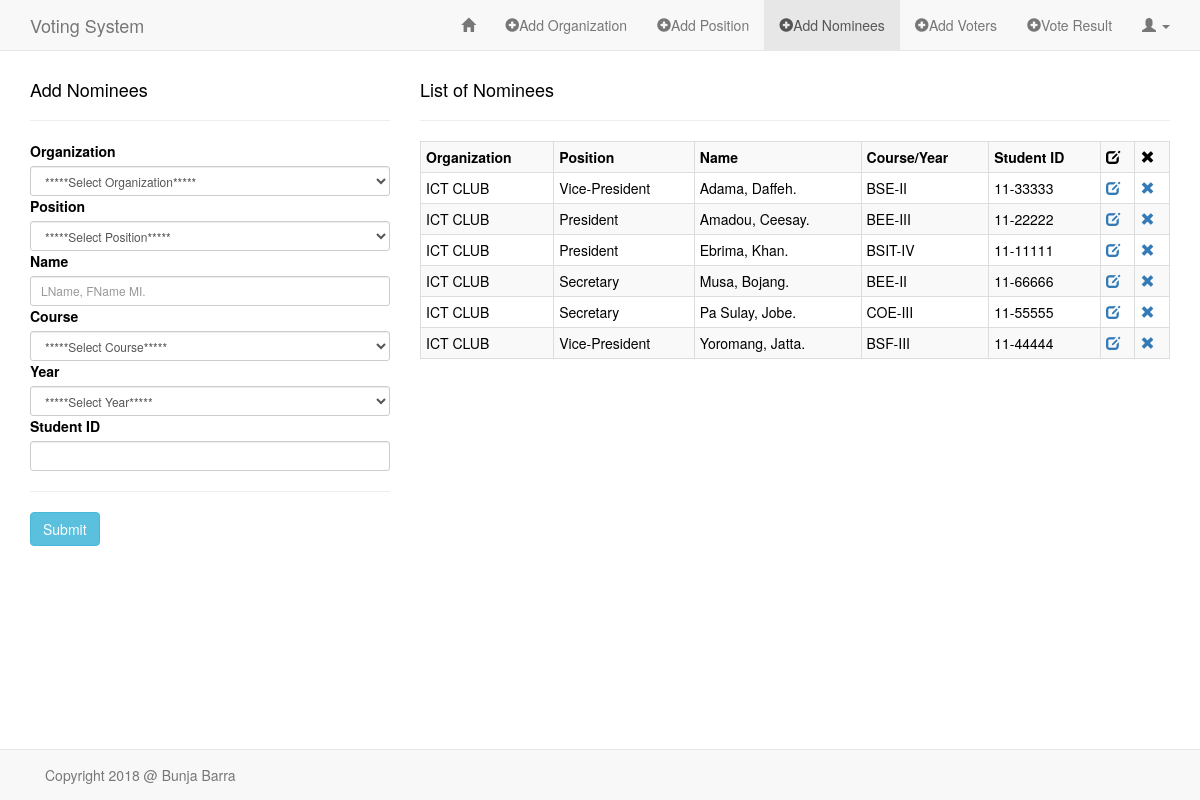
/sandbox/add_nominees.php (signed in), run on the app's committed database.
### tables this page shows
CREATE TABLE IF NOT EXISTS `nominees` (
  `id` int(11) NOT NULL AUTO_INCREMENT,
  `org` varchar(60) NOT NULL,
  `pos` varchar(60) NOT NULL,
  `name` varchar(60) NOT NULL,
  `course` varchar(60) NOT NULL,
  `year` varchar(3) NOT NULL,
  `stud_id` varchar(60) NOT NULL,
  PRIMARY KEY (`id`)
);

### sandbox/classes/Organization.php (called while the page is built, shortened)
<?php
class Organization
{
    public function READ_ORG()
    {
        global $db;
        $sql = "SELECT * FROM organization";
        if (!$stmt = $db->prepare($sql)) {
            echo $stmt->error;
        } else {
            $stmt->execute();
            $result = $stmt->get_result();
        }
        return $result;
    }
}

### sandbox/classes/Nominees.php (called while the page is built, shortened)
<?php
class Nominees
{
    public function READ_NOMINEE()
    {
        global $db;
        $sql = "SELECT *
                FROM nominees
                ORDER BY name ASC";
        if (!$stmt = $db->prepare($sql)) {
            echo $stmt->error;
        } else {
            $stmt->execute();
            $result = $stmt->get_result();
        }
        return $result;
    }
}

### sandbox/add_nominees.php (the view, shortened to what this page needs)
<?php
require("../config/db.php");
require("classes/Organization.php");
require("classes/Nominees.php");
?>
<!DOCTYPE HTML>
<html lang="en-US">
<head>
    <link rel="stylesheet" href="../assets/css/bootstrap.min.css">
    <link rel="stylesheet" href="../assets/css/style_admin.css">
</head>
<body>
<nav class="navbar navbar-default navbar-fixed-top" role="navigation">
    <div class="container">
        <div class="navbar-header">
            <a class="navbar-brand" href="index.php">Voting System</a>
        </div>
        <div class="collapse navbar-collapse" id="bs-example-navbar-collapse-1">
            <ul class="nav navbar-nav navbar-right">
                <li><a href="admin_page.php"><span class="glyphicon glyphicon-home"></span></a></li>
                <li><a href="add_org.php"><span class="glyphicon glyphicon-plus-sign"></span>Add Organization</a></li>
                <li><a href="add_pos.php"><span class="glyphicon glyphicon-plus-sign"></span>Add Position</a></li>
                <li class="active"><a href="add_nominees.php"><span class="glyphicon glyphicon-plus-sign"></span>Add Nominees</a></li>
                <li><a href="add_voters.php"><span class="glyphicon glyphicon-plus-sign"></span>Add Voters</a></li>
                <li><a href="vote_result.php"><span class="glyphicon glyphicon-plus-sign"></span>Vote Result</a></li>
                <li class="dropdown">
                    <a href="#" class="dropdown-toggle" data-toggle="dropdown" role="button" aria-haspopup="true" aria-expanded="false"><span class="glyphicon glyphicon-user"></span> <span class="caret"></span></a>
                </li>
            </ul>
        </div>
    </div>
</nav>
<div class="container">
    <div class="row">
        <div class="col-md-4">
            <h4>Add Nominees</h4><hr>
            <form method="POST" action="<?php $_SERVER['PHP_SELF']; ?>" role="form">
                <?php
                $readOrg = new Organization();
                $rtnReadOrg = $readOrg->READ_ORG();
                ?>
                <div class="form-group-sm">
                    <label for="organization">Organization</label>
                    <?php if($rtnReadOrg) { ?>
                        <select required name="organization" class="form-control" id="org-list" onchange="getPos(this.value);">
                            <option value="">*****Select Organization*****</option>
                        </select>
                    <?php }  ?>
                </div>
                <div class="form-group-sm">
                    <label for="position">Position</label>
                    <select required name="position" class="form-control" id="pos-list">
                        <option value="">*****Select Position*****</option>
                    </select>
                </div>
                <div class="form-group-sm">
                    <label for="name">Name</label>
                    <input required type="text" name="name" class="form-control" placeholder="LName, FName MI.">
                </div>
                <div class="form-group-sm">
                    <label for="course">Course</label>
                    <select required name="course" class="form-control">
                        <option value="">*****Select Course*****</option>
                    </select>
                </div>
                <div class="form-group-sm">
                    <label for="year">Year</label>
                    <select required name="year" class="form-control">
                        <option value="">*****Select Year*****</option>
                    </select>
                </div>
                <div class="form-group-sm">
                    <label for="stud_id">Student ID</label>
                    <input required type="text" name="stud_id" class="form-control">
                </div>
                <hr/>
                <div class="form-group-sm">
                    <input type="submit" name="submit" value="Submit" class="btn btn-info">
                </div>
            </form>
        </div>
        <?php
        $readNominees = new Nominees();
        $rtnReadNominees = $readNominees->READ_NOMINEE();
        ?>
        <div class="col-md-8">
            <h4>List of Nominees</h4><hr>
            <div class="table-responsive">
                <?php if($rtnReadNominees) { ?>
                <table class="table table-bordered table-condensed table-striped">
                    <tr>
                        <th>Organization</th>
                        <th>Position</th>
                        <th>Name</th>
                        <th>Course/Year</th>
                        <th>Student ID</th>
                        <th><span class="glyphicon glyphicon-edit"></span></th>
                        <th><span class="glyphicon glyphicon-remove"></span></th>
                    </tr>
                    <?php while($rowNom = $rtnReadNominees->fetch_assoc()) { ?>
                    <tr>
                        <td><?php echo $rowNom['org']; ?></td>
                        <td><?php echo $rowNom['pos']; ?></td>
                        <td><?php echo $rowNom['name']; ?></td>
                        <td><?php echo $rowNom['course'] . "-" . $rowNom['year']; ?></td>
                        <td><?php echo $rowNom['stud_id']; ?></td>
                        <td><a href="http://localhost/voting_system/sandbox/edit_nominee.php?id=<?php echo $rowNom['id']; ?>"><span class="glyphicon glyphicon-edit"></span></a></td>
                        <td><a href="http://localhost/voting_system/sandbox/delete_nominee.php?id=<?php echo $rowNom['id']; ?>"><span class="glyphicon glyphicon-remove"></span></a></td>
                    </tr>
                    <?php }  ?>
                </table>
                <?php }  ?>
            </div>
        </div>
    </div>
</div>
<nav class="navbar navbar-default navbar-fixed-bottom" role="navigation">
    <div class="container">
        <div class="navbar-text pull-left">
            Copyright 2018 @ Bunja Barra
        </div>
    </div>
</nav>
</body>
</html>

### assets/css/style_admin.css (style rules this page uses)
body { color: black; margin-top: 70px; margin-bottom: 70px; background-color: white; }

### data on the page
nominees: org "ICT CLUB", pos "Vice-President", name "Adama, Daffeh.", course "BSE", year "II", stud "11-33333"
nominees: org "ICT CLUB", pos "President", name "Amadou, Ceesay.", course "BEE", year "III", stud "11-22222"
nominees: org "ICT CLUB", pos "President", name "Ebrima, Khan.", course "BSIT", year "IV", stud "11-11111"
nominees: org "ICT CLUB", pos "Secretary", name "Musa, Bojang.", course "BEE", year "II", stud "11-66666"
nominees: org "ICT CLUB", pos "Secretary", name "Pa Sulay, Jobe.", course "COE", year "III", stud "11-55555"
nominees: org "ICT CLUB", pos "Vice-President", name "Yoromang, Jatta.", course "BSF", year "III", stud "11-44444"
